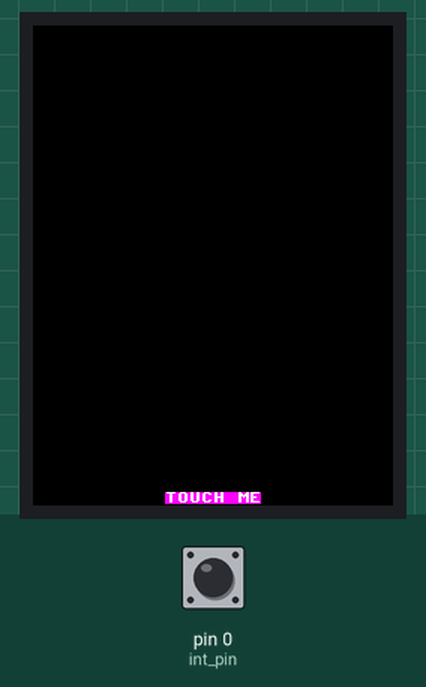
Simulated run of this program. Board: MicroPython board. Parts: 240×320 colour display. The inputs (shaded band) are chosen by the test bench; at power-on: pin 0 (int_pin) HIGH. Files the program writes start out absent; library files of the repository ran but are not shown: ili9341.py, xpt2046.py.

Above: at 0.5 s.

The program:

demo_sdcard.py
```python
"""ILI9341 demo (SD Card with touchscreen demo).

The Micropython Machine SDCard library can cause conflicts with the ILI9341.
Therefore, I'm using micropython-lib sdcard.py to control the SD Card.
https://github.com/micropython/micropython-lib/tree/master/micropython/drivers/storage/sdcard

The SD Card should be set to the same SPI bus as the touchscreen because they
both run at slower speeds.  The display should be run on its own SPI bus to
take advantage of the higher bandwidth.

If your board has a built-in SD card then you will want to identify what GPIO
pins and what SPI bus it uses.  This demo was tested using a Lolin 32 Pro
which uses bus 1 (HSPI) for the SD card and GPIO pin 13 for CS.  Therefore,
the SD Card and the touch screen will share HSPI and the display will be on
VSPI.

Demo requires the Python41x49.raw image to be copied to the  SD card.  The
SD card should be formatted to Fat32.
"""
from ili9341 import Display, color565
from xpt2046 import Touch
from machine import idle, Pin, SPI  # type: ignore
from sdcard import SDCard  # type: ignore
import os


class Demo(object):
    """SD Card with touchscreen demo."""
    CYAN = color565(0, 255, 255)
    PURPLE = color565(255, 0, 255)
    WHITE = color565(255, 255, 255)

    def __init__(self, display, spi2):
        """Initialize box.

        Args:
            display (ILI9341): display object
            spi2 (SPI): SPI bus
        Notes:
            Some ILI9341's require touchscreen width & height to be swapped
            when the Touch class is initialized.
        """
        self.display = display
        self.touch = Touch(spi2, cs=Pin(5), int_pin=Pin(0),
                           int_handler=self.touchscreen_press,
                           width=240, height=320)
        # Display initial message
        self.display.draw_text8x8(self.display.width // 2 - 32,
                                  self.display.height - 9,
                                  "TOUCH ME",
                                  self.WHITE,
                                  background=self.PURPLE)

    def touchscreen_press(self, x, y):
        """Process touchscreen press events."""
        # x, y = y, x  # Some screens require swapping X and Y
        # x = (self.display.width - 1) - x  # Some screens require flipping X
        y = (self.display.height - 1) - y  # Some screens require flipping Y

        # Display coordinates
        self.display.draw_text8x8(self.display.width // 2 - 32,
                                  self.display.height - 9,
                                  "{0:03d}, {1:03d}".format(x, y),
                                  self.CYAN)

        # Draw image from SD Card
        try:
            x -= 20  # Image center X
            y -= 25  # Image center Y
            x = max(x, 41)
            x = min(x, self.display.width - 42)
            y = max(y, 49)
            y = min(y, self.display.height - 50)
            self.display.draw_image('sd/Python41x49.raw', x, y, 41, 49)
        except OSError as e:
            print("Error:", e)


def test():
    """Test code."""
    # Initialize SPI bus for touch screen & built-in SD card (bus must match).
    spi1 = SPI(1, baudrate=1000000, sck=Pin(14), mosi=Pin(15), miso=Pin(2))
    # Initialize and mount SD card
    sd_cs = Pin(13)  # When using an internal SD card, ensure CS matches.
    sd = SDCard(spi1, sd_cs)
    os.mount(sd, '/sd')
    # Initialize SPI bus for display
    spi2 = SPI(2, baudrate=40000000, sck=Pin(18), mosi=Pin(23), miso=Pin(19))
    display = Display(spi2, dc=Pin(22), cs=Pin(19), rst=Pin(21))

    Demo(display, spi1)

    try:
        while True:
            idle()

    except KeyboardInterrupt:
        print("\nCtrl-C pressed.  Cleaning up and exiting...")
    finally:
        display.cleanup()  # Clean up display
        os.umount('/sd')  # Unmount SD card


test()
```
